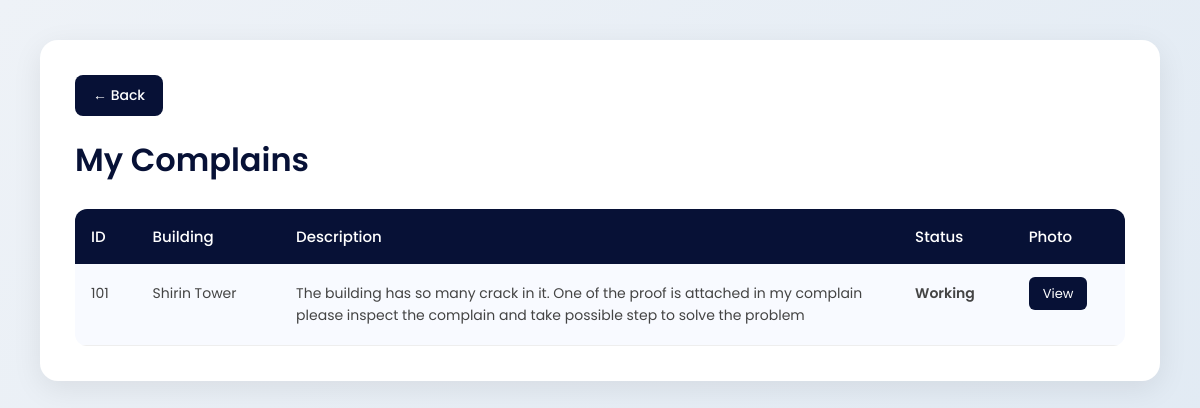
The app's page /project_370_final/myComplains.php (signed in) with its own data.
### tables this page shows
CREATE TABLE `complain` (
  `complain_id` int(11) NOT NULL,
  `status` varchar(50) DEFAULT NULL,
  `photo` varchar(255) DEFAULT NULL,
  `description` text DEFAULT NULL,
  `building_id` int(11) DEFAULT NULL,
  `inspector_id` int(11) DEFAULT NULL,
  `assigned_date` date DEFAULT NULL,
  `tenant_id` int(11) DEFAULT NULL,
  `feedback` text DEFAULT NULL,
  `feedback_photo` varchar(255) DEFAULT NULL
);

CREATE TABLE `building` (
  `building_id` int(11) NOT NULL,
  `total_floor` int(11) DEFAULT NULL,
  `construction_year` int(11) DEFAULT NULL,
  `built_material` varchar(100) DEFAULT NULL,
  `address` text DEFAULT NULL,
  `owner_id` int(11) DEFAULT NULL,
  `owns_date` date DEFAULT NULL,
  `building_name` varchar(100) DEFAULT NULL
);

### project_370_final/myComplains.php (the view, shortened to what this page needs)
<?php
$conn = mysqli_connect("localhost", "root", "", "project_370");
$tenant_id = $_SESSION['tenant_id'];
$sql = "SELECT
            c.complain_id,
            c.description,
            c.status,
            c.photo,
            b.building_name
        FROM complain c
        JOIN building b ON c.building_id = b.building_id
        WHERE c.tenant_id = $tenant_id";
$result = mysqli_query($conn, $sql);
?>
<!DOCTYPE html>
<html>
<head>
    <link rel="stylesheet" href="myComplains.css">
</head>
<body>
<div class="main">
    <a href="tenantHomePage.php" class="back-btn">← Back</a>
    <h2>My Complains</h2>
    <table>
        <tr>
            <th>ID</th>
            <th>Building</th>
            <th>Description</th>
            <th>Status</th>
            <th>Photo</th>
        </tr>
        <?php
        if (mysqli_num_rows($result) > 0) {
            while ($row = mysqli_fetch_assoc($result)) {
        ?>
        <tr>
            <td><?= $row['complain_id'] ?></td>
            <td><?= $row['building_name'] ?></td>
            <td><?= $row['description'] ?></td>
            <td><?= $row['status'] ?></td>
            <td>
                <a href="uploads/<?= $row['photo'] ?>" target="_blank">
                    View
                </a>
            </td>
        </tr>
        <?php
            }
        } else {
            echo "<tr><td colspan='5'>No complaints found</td></tr>";
        }
        ?>
    </table>
</div>
</body>
</html>

### project_370_final/myComplains.css (style rules this page uses)
* { margin: 0; padding: 0; box-sizing: border-box; font-family: 'Poppins', sans-serif; }
body { background: linear-gradient(135deg, #eef2f7, #dfe9f3); min-height: 100vh; padding: 40px; }
.main { max-width: 1300px; margin: auto; background: #fff; padding: 35px; border-radius: 18px; box-shadow: 0 8px 30px rgba(0,0,0,0.08); }
.back-btn { display: inline-block; text-decoration: none; color: white; background: #071136; padding: 10px 18px; border-radius: 8px; margin-bottom: 20px; transition: 0.3s ease; font-size: 14px; font-weight: 500; }
h2 { margin-bottom: 25px; color: #071136; font-size: 32px; font-weight: 600; }
table { width: 100%; border-collapse: collapse; overflow: hidden; border-radius: 12px; background: white; }
table th { background:#071136; color: white; padding: 16px; text-align: left; font-size: 15px; font-weight: 500; }
table td { padding: 18px 16px; border-bottom: 1px solid #eee; color: #444; font-size: 14px; vertical-align: top; line-height: 1.6; }
table tr:nth-child(even) { background: #f8faff; }
table td:nth-child(3) { max-width: 500px; word-wrap: break-word; }
table td:nth-child(4) { font-weight: 600; }
table td a { text-decoration: none; background: #071136; color: white; padding: 7px 14px; border-radius: 6px; font-size: 13px; transition: 0.3s; }

### records on screen
complain: complain_id "101", building.building_name "Shirin Tower", description "The building has so many crack in it. One of the proof is attached in my complain please inspect the complain and take possible step to solve the problem", status "Working"
